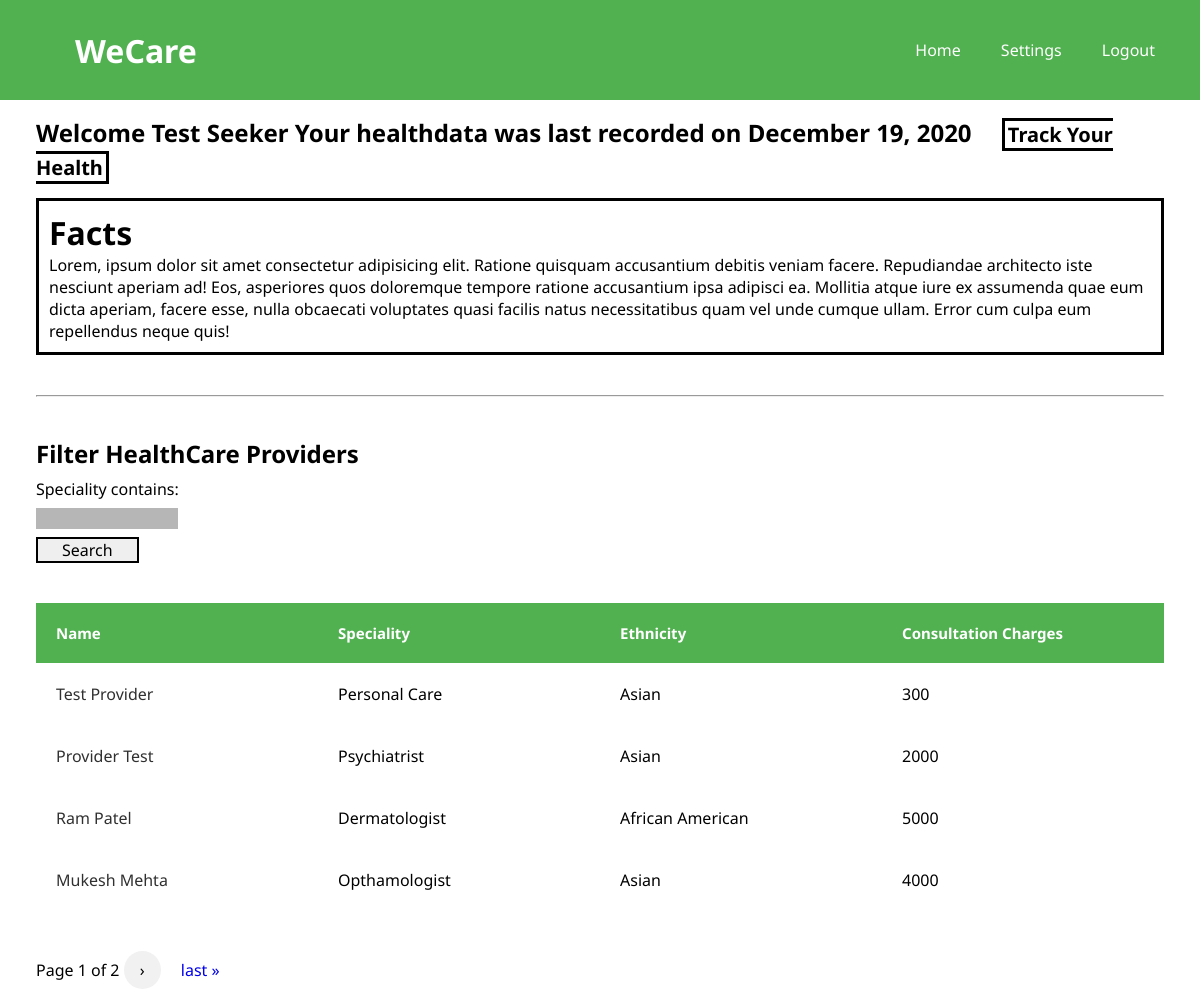
The page /dashboard (signed in) on the database as committed earlier.
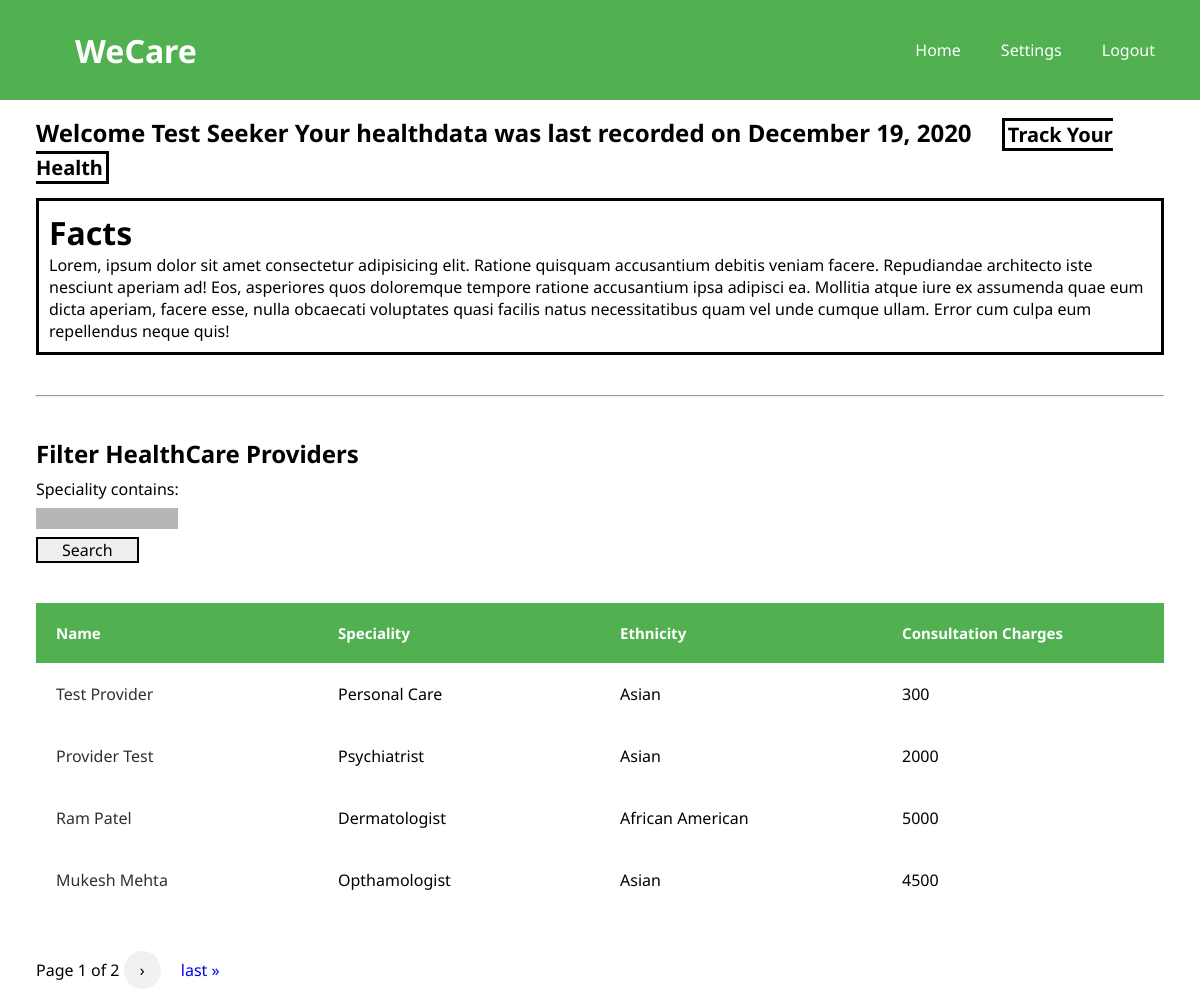
The same page on the database as committed later.
### listings/models.py (models this page shows, shortened)
class Listing(models.Model):
    listing_id = models.AutoField(primary_key=True)
    provider = models.ForeignKey(Provider, on_delete=models.CASCADE)
    description = models.TextField()
    consultation_charges = models.IntegerField()
    ethnicity = models.CharField(max_length=20)
    speciality = models.TextField()

### users/models.py (models this page shows, shortened)
class Provider(models.Model):
    user = models.OneToOneField(
        User, on_delete=models.CASCADE, primary_key=True)
    phone_number = models.CharField(max_length=20)
    designation = models.CharField(max_length=20)
    ethnicity = models.CharField(max_length=20)
    def __str__(self):
        return f'{self.user.first_name} {self.user.last_name}'

class User(AbstractUser):
    email = models.EmailField(unique=True)
    is_seeker = models.BooleanField(default=False)
    is_provider = models.BooleanField(default=False)
    first_name = models.CharField(max_length=100)
    last_name = models.CharField(max_length=100)
    USERNAME_FIELD = 'email'
    REQUIRED_FIELDS = []

### listings/views.py (the view)
# urls.py: path('dashboard', listings.dashboard, name='dashboard'),
def dashboard(request):
    labels = []
    data = []
    seeker = get_object_or_404(Seeker, user=request.user)
    listing_filter = ListingFilter(request.GET, queryset=Listing.objects.all())
    paginator = Paginator(listing_filter.qs, 4)
    page_number = request.GET.get('page')
    try:
        response = paginator.page(page_number)
    except PageNotAnInteger:
        response = paginator.page(1)
    except EmptyPage:
        response = paginator.page(paginator.num_pages)
    user_healthdata = HealthData.objects.filter(seeker=seeker)
    latest_date = user_healthdata.reverse()[0]
    context = {
        'seeker': seeker,
        'filter': listing_filter,
        'page': page_number,
        'response': response,
        'user_healthdata': user_healthdata,
        'latest_date': latest_date
    }
    return render(request, 'listings/dashboard.html', context)

### listings/templatetags/my_templatetags.py (called while the page is built)
@register.simple_tag
def query_transform(request, **kwargs):
    updated = request.GET.copy()
    for k, v in kwargs.items():
        if v is not None:
            updated[k] = v
        else:
            updated.pop(k, 0)
    return updated.urlencode()

### users/models.py (called while the page is built)
    def __str__(self):
        return f'{self.user.first_name} {self.user.last_name}'

### listings/templates/listings/dashboard.html (shortened to what this page needs)
{% extends "listings/base.html" %}
{% load static %}
{% load my_templatetags %}
{% block content %}
<link rel="stylesheet" href="{% static 'listings/dashboard.css' %}">
<div class="parent_container">
    <div class="welcome">
        {% if user_healthdata == None %}
            <h2>Welcome {{ seeker }} Start tracking your fitness and healthdata</h2>
            <a class="track_url" href="{% url 'track' %}">Track Your Health</a>
        {% else %}
            <h2>Welcome {{ seeker }} Your healthdata was last recorded on {{ latest_date.date_recorded|date:"F d, Y" }}
                <span><a class="track_url" href="{% url 'track' %}">Track Your Health</a></span>
            </h2>
        {% endif %}
    </div>
    <div class="demographics">
        <h1>Facts</h1>
        <p>
            Lorem, ipsum dolor sit amet consectetur adipisicing elit. Ratione quisquam accusantium debitis veniam facere. Repudiandae architecto iste nesciunt aperiam ad! Eos, asperiores quos doloremque tempore ratione accusantium ipsa adipisci ea.
            Mollitia atque iure ex assumenda quae eum dicta aperiam, facere esse, nulla obcaecati voluptates quasi facilis natus necessitatibus quam vel unde cumque ullam. Error cum culpa eum repellendus neque quis!
        </p>
    </div>
    <hr>
    <div class="healthcare_providers">
        <h2>Filter HealthCare Providers</h2>
        <div class="filt_cont">
            <form method="get" class="filt_form">
                {{ filter.form }}
                <button type="submit" class="filter_submit">Search</button>
            </form>
        </div>
        <table class="listings_table">
            <thead>
                <tr>
                    <th>Name</th>
                    <th>Speciality</th>
                    <th>Ethnicity</th>
                    <th>Consultation Charges</th>
                </tr>
            </thead>
            {% for listing in response %}
                <tr>
                    <td><a class="provider_name" href="{% url 'listing' listing.listing_id %}">{{ listing.provider }}</a></td>
                    <td>{{ listing.speciality }}</td>
                    <td>{{ listing.ethnicity }}</td>
                    <td>{{ listing.consultation_charges }}</td>
                </tr>
            {% endfor %}
        </table>
    </div>
    <div class="paginator">
        <span>
            <span class="current">
                Page {{ response.number }} of {{ response.paginator.num_pages }}
            </span>
            {% if response.has_next %}
                <a class="previous round" href="?{% query_transform request page=response.next_page_number %}">&#8250;</a>
                <a href="?{% query_transform request page=response.paginator.num_pages %}">last &raquo;</a>
            {% endif %}
        </span>
    </div>
</div>
{% endblock content %}

Rows that differ between the two databases and show on the page:
changed Listing "Opthamologist": consultation_charges "4000" → "4500"
